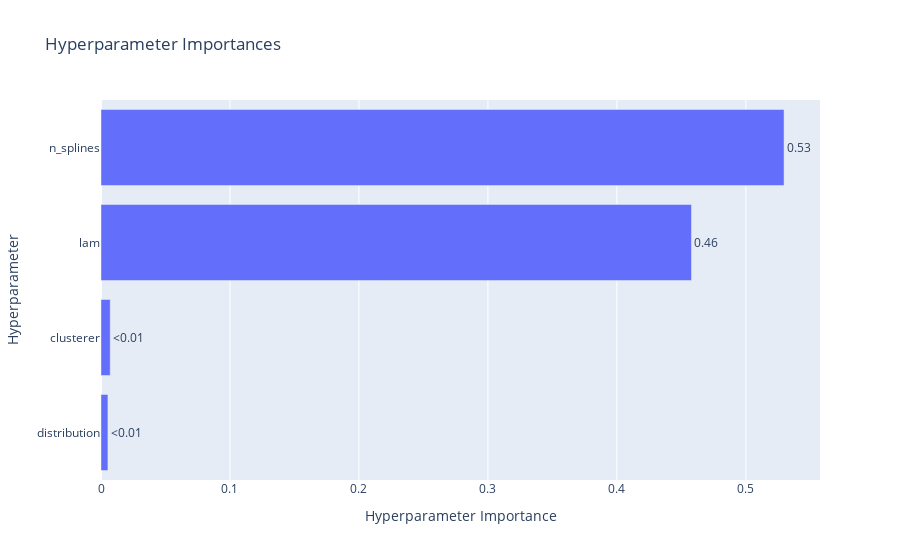

The notebook cell this image was saved under:
### Markdown cell above
##### **Hyperparameter Importances**

### Code cell
plot_param_importances(study_gam)

### Figure 1 — Plotly figure (JSON) as saved in the notebook; plotly's stock layout.template omitted (floating-point values rounded to 4 significant figures)
{"data": [{"cliponaxis": false, "hovertemplate": ["distribution (CategoricalDistribution): 0.005372431469165622<extra></extra>", "clusterer (CategoricalDistribution): 0.0071549130269886576<extra></extra>", "lam (FloatDistribution): 0.45785171133007757<extra></extra>", "n_splines (IntDistribution): 0.5296209441737681<extra></extra>"], "name": "Objective Value", "orientation": "h", "text": ["<0.01", "<0.01", "0.46", "0.53"], "textposition": "outside", "type": "bar", "x": [0.005372, 0.007155, 0.4579, 0.5296], "y": ["distribution", "clusterer", "lam", "n_splines"]}], "layout": {"title": {"text": "Hyperparameter Importances"}, "xaxis": {"title": {"text": "Hyperparameter Importance"}}, "yaxis": {"title": {"text": "Hyperparameter"}}}}
